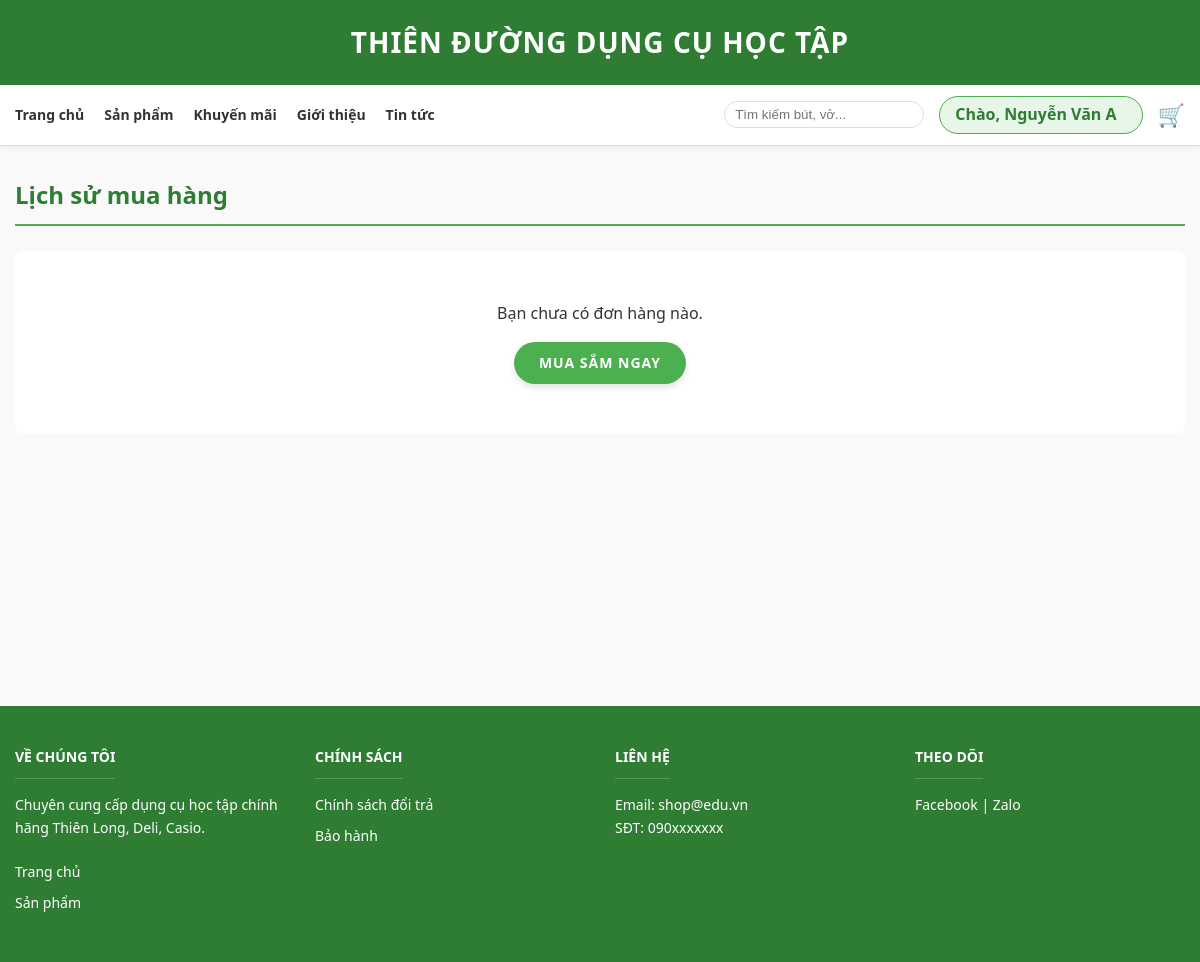
Before: /Views/Donhang/lichsu_donhang.php (signed in) with the older database file.
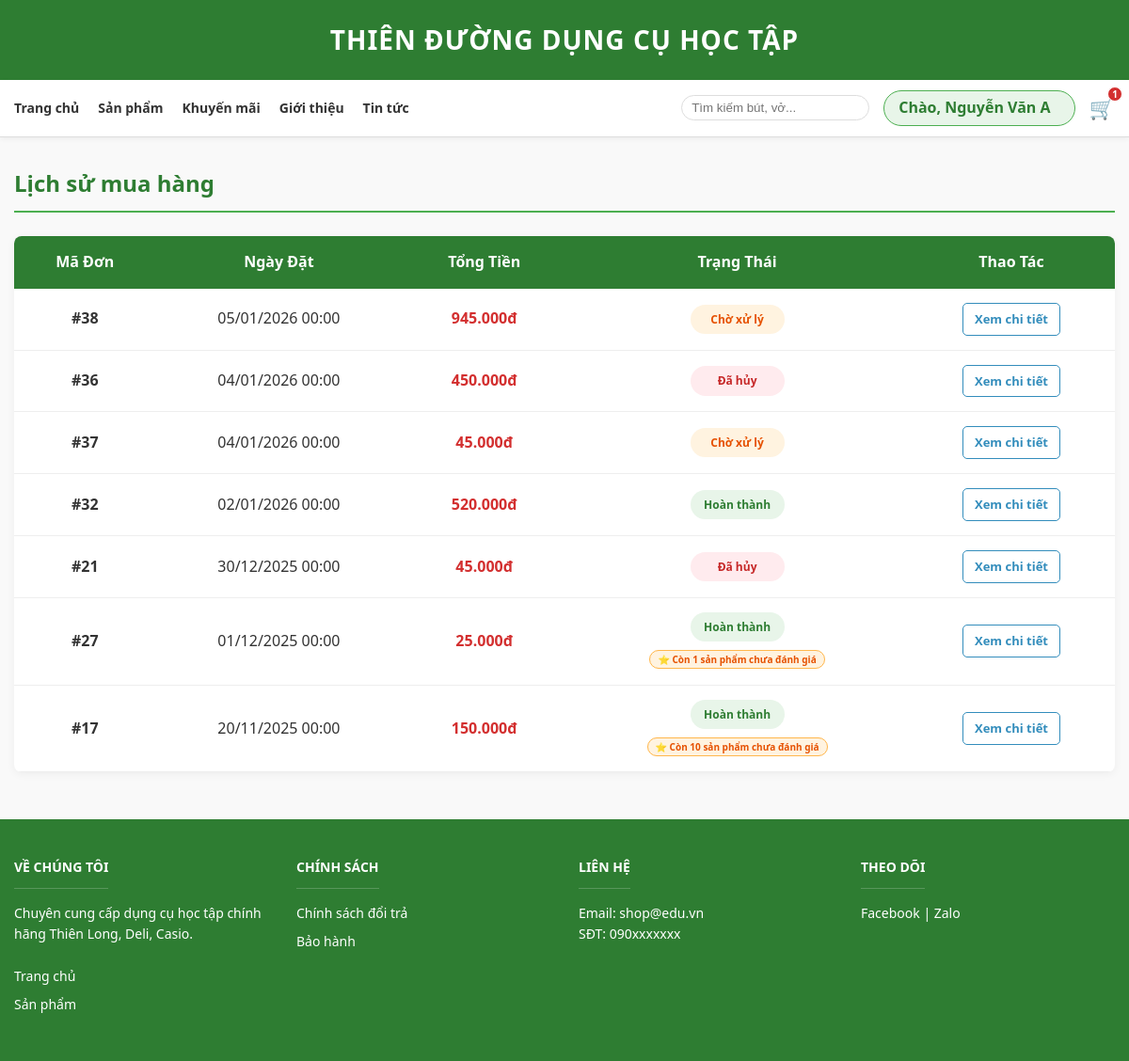
After: the same page with the newer database file.
### tables this page shows
CREATE TABLE IF NOT EXISTS `donhang` (
  `MaDH` int NOT NULL AUTO_INCREMENT,
  `MaKH` int DEFAULT NULL,
  `HoTenNguoiNhan` varchar(100) DEFAULT NULL,
  `SDTNguoiNhan` varchar(20) DEFAULT NULL,
  `NgayDat` date DEFAULT NULL,
  `TrangThai` varchar(50) DEFAULT NULL,
  `TongTien` decimal(10,2) DEFAULT NULL,
  `DiaChiGiaoHang` text,
  `GhiChu` text,
  PRIMARY KEY (`MaDH`),
  KEY `MaKH` (`MaKH`)
);

### classes/DB.class.php (called while the page is built, shortened)
<?php
class Db
{
    protected $pdo;
    public function __construct()
    {
        try {
            $dsn = "mysql:host=" . DB_HOST . ";dbname=" . DB_NAME . ";charset=utf8mb4";
            $options = [
                PDO::ATTR_ERRMODE            => PDO::ERRMODE_EXCEPTION,
                PDO::ATTR_DEFAULT_FETCH_MODE => PDO::FETCH_ASSOC,
                PDO::ATTR_EMULATE_PREPARES   => false,
            ];
            $this->pdo = new PDO($dsn, DB_USER, DB_PASS, $options);
        } catch (PDOException $e) {
            die("Lỗi kết nối Database: " . $e->getMessage());
        }
    }
    public function query($sql, $params = [])
    {
        $stmt = $this->pdo->prepare($sql);
        $stmt->execute($params);
        return $stmt;
    }
}

### classes/Giohang.class.php (called while the page is built, shortened)
<?php
require_once 'DB.class.php';
class Giohang extends Db
{
    public function lay_theo_khach_hang($maKH)
    {
        $sql = "SELECT * FROM giohang WHERE MaKH = ?";
        return $this->query($sql, [$maKH])->fetch();
    }
}

### classes/Chitiet_Giohang.class.php (called while the page is built, shortened)
<?php
require_once 'DB.class.php';
class Chitiet_Giohang extends Db
{
    public function lay_danh_sach_trong_gio($maGH)
    {
        $sql = "SELECT ct.*, sp.TenSP, sp.HinhAnh, sp.SoLuongTon
            FROM chitietgh ct
            JOIN sanpham sp ON ct.MaSP = sp.MaSP
            WHERE ct.MaGH = ?";
        return $this->query($sql, [$maGH])->fetchAll();
    }
}

### Views/Donhang/lichsu_donhang.php (the view, shortened to what the changed rows need)
<?php
require_once '../../classes/DB.class.php';
$db = new Db();
$maKH = $_SESSION['user_id'];
$sql = "SELECT * FROM donhang WHERE MaKH = ? ORDER BY NgayDat DESC";
$donhangs = $db->query($sql, [$maKH])->fetchAll();
include_once '../includes/header.php';
?>
<div class="container" style="margin-top: 30px; margin-bottom: 50px; min-height: 60vh;">
    <h2 style="color: #2E7D32; margin-bottom: 25px; border-bottom: 2px solid #4CAF50; padding-bottom: 10px;">
        Lịch sử mua hàng
    </h2>
    <?php if (empty($donhangs)): ?>
        <div style="text-align: center; padding: 50px; background: white; border-radius: 8px;">
            <p>Bạn chưa có đơn hàng nào.</p>
            <a href="../index.php" class="btn-buy-now" style="display: inline-block; margin-top: 15px;">MUA SẮM NGAY</a>
        </div>
    <?php else: ?>
        <table class="order-table" style="width: 100%; border-collapse: collapse; background: white; border-radius: 8px; overflow: hidden; box-shadow: 0 2px 10px rgba(0,0,0,0.05);">
            <thead>
                <tr style="background-color: #2E7D32; color: white;">
                    <th>Mã Đơn</th>
                    <th>Ngày Đặt</th>
                    <th>Tổng Tiền</th>
                    <th>Trạng Thái</th>
                    <th class="col-action">Thao Tác</th>
                </tr>
            </thead>
            <tbody>
                <?php foreach ($donhangs as $dh):
                    $maDH = $dh['MaDH'];
                    $statusBg = '#FFF3E0';
                    $statusColor = '#E65100';
                    switch ($dh['TrangThai']) {
                        case 'Hoàn thành':
                            $statusBg = '#E8F5E9';
                            $statusColor = '#2E7D32';
                            break;
                        case 'Đã hủy':
                            $statusBg = '#FFEBEE';
                            $statusColor = '#C62828';
                            break;
                    }
                    $showReviewBadge = false;
                    $pendingReviews = 0;
                    if ($dh['TrangThai'] === 'Hoàn thành') {
                        $sqlItems = "SELECT MaSP, SoLuong FROM chitietdh WHERE MaDH = ?";
                        $items = $db->query($sqlItems, [$maDH])->fetchAll();
                        foreach ($items as $item) {
                            $sqlCount = "SELECT COUNT(*) FROM danhgia WHERE MaSP = ? AND MaDH = ? AND MaKH = ?";
                            $daDanhGia = $db->query($sqlCount, [$item['MaSP'], $maDH, $_SESSION['user_id']])->fetchColumn();
                            if ($item['SoLuong'] > $daDanhGia) {
                                $pendingReviews += ($item['SoLuong'] - $daDanhGia);
                                $showReviewBadge = true;
                            }
                        }
                    }
                ?>
                    <tr style="border-bottom: 1px solid #eee;">
                        <td>#<?php echo $maDH; ?></td>
                        <td><?php echo date('d/m/Y H:i', strtotime($dh['NgayDat'])); ?></td>
                        <td style="color: #d32f2f; font-weight: bold;"><?php echo number_format($dh['TongTien'], 0, ',', '.'); ?>đ</td>
                        <td>
                            <span class="status-badge" style="background: <?php echo $statusBg; ?>; color: <?php echo $statusColor; ?>;">
                                <?php echo $dh['TrangThai']; ?>
                            </span>
                            <?php if ($showReviewBadge): ?>
                                <div style="margin-top: 5px;">
                                    <span style="background: #FFF3E0; color: #E65100; font-size: 10px; padding: 2px 8px; border-radius: 10px; border: 1px solid #FFB74D; font-weight: bold;">
                                        ⭐ Còn <?php echo $pendingReviews; ?> sản phẩm chưa đánh giá
                                    </span>
                                </div>
                            <?php endif; ?>
                        </td>
                        <td class="col-action">
                            <div class="action-group">
                                <a href="chitiet_donhang.php?id=<?php echo $maDH; ?>" class="btn-action btn-view">Xem chi tiết</a>
                            </div>
                        </td>
                    </tr>
                <?php endforeach; ?>
            </tbody>
        </table>
    <?php endif; ?>
</div>
<?php include_once '../includes/footer.php'; ?>

### Views/includes/header.php (shortened to what the changed rows need)
<!DOCTYPE html>
<html lang="vi">
<head>
    <!DOCTYPE html>
    <html lang="vi">
    <head>
    </head>
<body>
    <header class="top-header">
        <div class="container">
            <h1>THIÊN ĐƯỜNG DỤNG CỤ HỌC TẬP</h1>
        </div>
    </header>
    <nav class="navbar">
        <div class="container nav-content">
            <div class="search-login-area">
                <a href="/Web_DoHocTap/Views/giohang.php" style="text-decoration: none; position: relative; display: inline-flex; align-items: center; font-size: 22px;">🛒
                    <?php
                    $count = 0;
                    if (isset($_SESSION['user_id'])) {
                        require_once __DIR__ . '/../../classes/Giohang.class.php';
                        require_once __DIR__ . '/../../classes/Chitiet_Giohang.class.php';
                        $ghModel = new Giohang();
                        $ctghModel = new Chitiet_Giohang();
                        $gioHang = $ghModel->lay_theo_khach_hang($_SESSION['user_id']);
                        if ($gioHang) {
                            $items = $ctghModel->lay_danh_sach_trong_gio($gioHang['MaGH']);
                            foreach ($items as $item) {
                                $count += $item['SoLuong'];
                            }
                        }
                    } else {
                        if (isset($_SESSION['cart'])) {
                            $count = array_sum($_SESSION['cart']);
                        }
                    }
                    if ($count > 0) {
                        echo "<span class='cart-badge'>$count</span>";
                    }
                    ?>
                </a>
            </div>
        </div>
    </nav>

Changed rows visible on the page:
added donhang: MaDH "38", NgayDat "05/01/2026 00:00", TongTien "945.000", TrangThai "Chờ xử lý"
added donhang: MaDH "36", NgayDat "04/01/2026 00:00", TongTien "450.000", TrangThai "Đã hủy"
added donhang: MaDH "37", NgayDat "04/01/2026 00:00", TongTien "45.000", TrangThai "Chờ xử lý"
added donhang: MaDH "32", NgayDat "02/01/2026 00:00", TongTien "520.000", TrangThai "Hoàn thành"
added donhang: MaDH "21", NgayDat "30/12/2025 00:00", TongTien "45.000", TrangThai "Đã hủy"
added donhang: MaDH "27", NgayDat "01/12/2025 00:00", TongTien "25.000", TrangThai "Hoàn thành", pendingReviews "1"
added donhang: MaDH "17", NgayDat "20/11/2025 00:00", TongTien "150.000", TrangThai "Hoàn thành", pendingReviews "10"
Other visible differences:
$count: (not shown) → "1"
text no longer shown: "Bạn chưa có đơn hàng nào. MUA SẮM NGAY"
text now shown: "Mã Đơn Ngày Đặt Tổng Tiền Trạng Thái Thao Tác"
